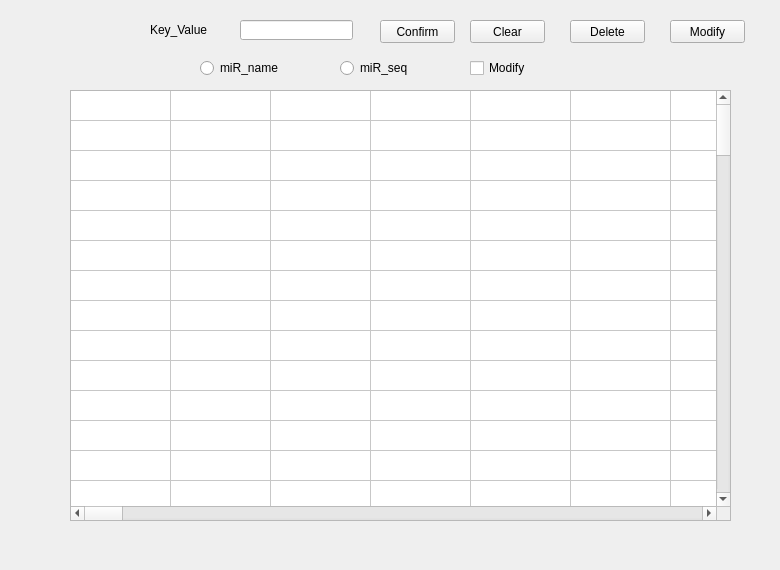
<?xml version="1.0" encoding="UTF-8"?>
<ui version="4.0">
 <class>SearchData</class>
 <widget class="QWidget" name="SearchData">
  <property name="geometry">
   <rect>
    <x>0</x>
    <y>0</y>
    <width>780</width>
    <height>570</height>
   </rect>
  </property>
  <property name="windowTitle">
   <string>Search</string>
  </property>
  <widget class="QLabel" name="label_2">
   <property name="geometry">
    <rect>
     <x>150</x>
     <y>20</y>
     <width>61</width>
     <height>20</height>
    </rect>
   </property>
   <property name="text">
    <string>Key_Value</string>
   </property>
  </widget>
  <widget class="QLineEdit" name="lineEdit">
   <property name="geometry">
    <rect>
     <x>240</x>
     <y>20</y>
     <width>113</width>
     <height>20</height>
    </rect>
   </property>
  </widget>
  <widget class="QRadioButton" name="radioButton">
   <property name="geometry">
    <rect>
     <x>200</x>
     <y>60</y>
     <width>89</width>
     <height>16</height>
    </rect>
   </property>
   <property name="text">
    <string>miR_name</string>
   </property>
  </widget>
  <widget class="QRadioButton" name="radioButton_2">
   <property name="geometry">
    <rect>
     <x>340</x>
     <y>60</y>
     <width>89</width>
     <height>16</height>
    </rect>
   </property>
   <property name="text">
    <string>miR_seq</string>
   </property>
  </widget>
  <widget class="QPushButton" name="pushButton">
   <property name="geometry">
    <rect>
     <x>380</x>
     <y>20</y>
     <width>75</width>
     <height>23</height>
    </rect>
   </property>
   <property name="text">
    <string>Confirm</string>
   </property>
  </widget>
  <widget class="QTableWidget" name="tableWidget">
   <property name="geometry">
    <rect>
     <x>70</x>
     <y>90</y>
     <width>661</width>
     <height>431</height>
    </rect>
   </property>
   <property name="textElideMode">
    <enum>Qt::ElideMiddle</enum>
   </property>
   <property name="gridStyle">
    <enum>Qt::SolidLine</enum>
   </property>
   <property name="rowCount">
    <number>100</number>
   </property>
   <property name="columnCount">
    <number>100</number>
   </property>
   <attribute name="horizontalHeaderVisible">
    <bool>false</bool>
   </attribute>
   <attribute name="verticalHeaderVisible">
    <bool>false</bool>
   </attribute>
   <row/>
   <row/>
   <row/>
   <row/>
   <row/>
   <row/>
   <row/>
   <row/>
   <row/>
   <row/>
   <row/>
   <row/>
   <row/>
   <row/>
   <row/>
   <row/>
   <row/>
   <row/>
   <row/>
   <row/>
   <row/>
   <row/>
   <row/>
   <row/>
   <row/>
   <row/>
   <row/>
   <row/>
   <row/>
   <row/>
   <row/>
   <row/>
   <row/>
   <row/>
   <row/>
   <row/>
   <row/>
   <row/>
   <row/>
   <row/>
   <row/>
   <row/>
   <row/>
   <row/>
   <row/>
   <row/>
   <row/>
   <row/>
   <row/>
   <row/>
   <row/>
   <row/>
   <row/>
   <row/>
   <row/>
   <row/>
   <row/>
   <row/>
   <row/>
   <row/>
   <row/>
   <row/>
   <row/>
   <row/>
   <row/>
   <row/>
   <row/>
   <row/>
   <row/>
   <row/>
   <row/>
   <row/>
   <row/>
   <row/>
   <row/>
   <row/>
   <row/>
   <row/>
   <row/>
   <row/>
   <row/>
   <row/>
   <row/>
   <row/>
   <row/>
   <row/>
   <row/>
   <row/>
   <row/>
   <row/>
   <row/>
   <row/>
   <row/>
   <row/>
   <row/>
   <row/>
   <row/>
   <row/>
   <row/>
   <row/>
   <column/>
   <column/>
   <column/>
   <column/>
   <column/>
   <column/>
   <column/>
   <column/>
   <column/>
   <column/>
   <column/>
   <column/>
   <column/>
   <column/>
   <column/>
   <column/>
   <column/>
   <column/>
   <column/>
   <column/>
   <column/>
   <column/>
   <column/>
   <column/>
   <column/>
   <column/>
   <column/>
   <column/>
   <column/>
   <column/>
   <column/>
   <column/>
   <column/>
   <column/>
   <column/>
   <column/>
   <column/>
   <column/>
   <column/>
   <column/>
   <column/>
   <column/>
   <column/>
   <column/>
   <column/>
   <column/>
   <column/>
   <column/>
   <column/>
   <column/>
   <column/>
   <column/>
   <column/>
   <column/>
   <column/>
   <column/>
   <column/>
   <column/>
   <column/>
   <column/>
   <column/>
   <column/>
   <column/>
   <column/>
   <column/>
   <column/>
   <column/>
   <column/>
   <column/>
   <column/>
   <column/>
   <column/>
   <column/>
   <column/>
   <column/>
   <column/>
   <column/>
   <column/>
   <column/>
   <column/>
   <column/>
   <column/>
   <column/>
   <column/>
   <column/>
   <column/>
   <column/>
   <column/>
   <column/>
   <column/>
   <column/>
   <column/>
   <column/>
   <column/>
   <column/>
   <column/>
   <column/>
   <column/>
   <column/>
   <column/>
  </widget>
  <widget class="QPushButton" name="pushButton_2">
   <property name="geometry">
    <rect>
     <x>470</x>
     <y>20</y>
     <width>75</width>
     <height>23</height>
    </rect>
   </property>
   <property name="text">
    <string>Clear</string>
   </property>
  </widget>
  <widget class="QLabel" name="movieLabel">
   <property name="geometry">
    <rect>
     <x>10</x>
     <y>0</y>
     <width>800</width>
     <height>600</height>
    </rect>
   </property>
   <property name="text">
    <string/>
   </property>
  </widget>
  <widget class="QPushButton" name="pushButton_3">
   <property name="geometry">
    <rect>
     <x>570</x>
     <y>20</y>
     <width>75</width>
     <height>23</height>
    </rect>
   </property>
   <property name="text">
    <string>Delete</string>
   </property>
  </widget>
  <widget class="QCheckBox" name="checkBox">
   <property name="geometry">
    <rect>
     <x>470</x>
     <y>60</y>
     <width>71</width>
     <height>16</height>
    </rect>
   </property>
   <property name="text">
    <string>Modify</string>
   </property>
  </widget>
  <widget class="QPushButton" name="pushButton_4">
   <property name="geometry">
    <rect>
     <x>670</x>
     <y>20</y>
     <width>75</width>
     <height>23</height>
    </rect>
   </property>
   <property name="text">
    <string>Modify</string>
   </property>
  </widget>
  <widget class="QLabel" name="stateLabel">
   <property name="geometry">
    <rect>
     <x>70</x>
     <y>530</y>
     <width>661</width>
     <height>31</height>
    </rect>
   </property>
   <property name="text">
    <string/>
   </property>
  </widget>
  <zorder>movieLabel</zorder>
  <zorder>label_2</zorder>
  <zorder>lineEdit</zorder>
  <zorder>radioButton</zorder>
  <zorder>radioButton_2</zorder>
  <zorder>pushButton</zorder>
  <zorder>tableWidget</zorder>
  <zorder>pushButton_2</zorder>
  <zorder>pushButton_3</zorder>
  <zorder>checkBox</zorder>
  <zorder>pushButton_4</zorder>
  <zorder>stateLabel</zorder>
 </widget>
 <resources/>
 <connections/>
</ui>
